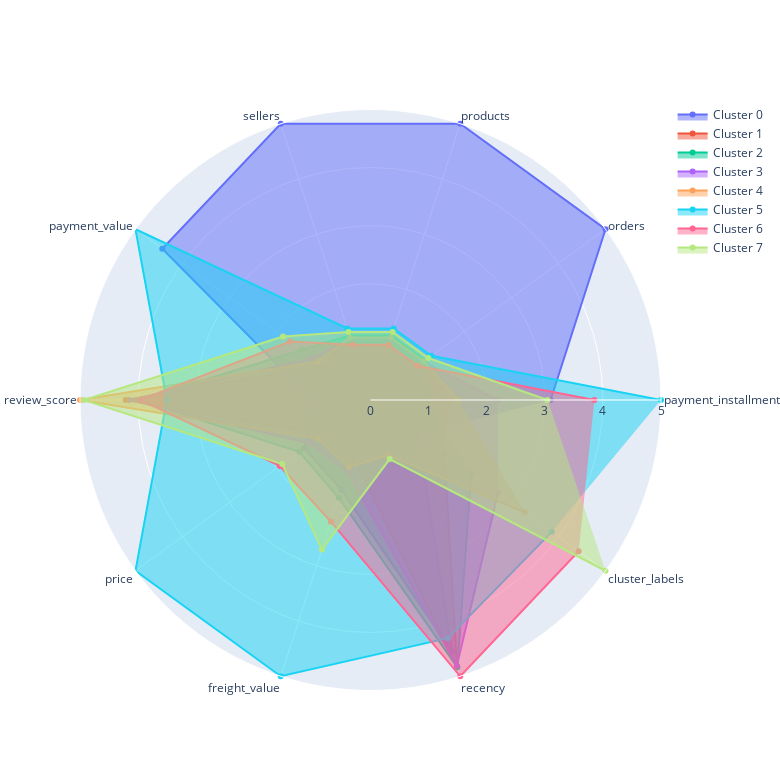

Write notebook code for a chart like this one.
### Code cell
# Créer une figure en radar pour chaque cluster
fig = go.Figure()

for cluster, row in df_mms.iterrows():
    values = row.values.tolist()
    

    

    fig.add_trace(go.Scatterpolar(
        r=values,
        theta=num_cols,
        fill='toself',
        name=f'Cluster {cluster}'
    ))

# Mettre en forme la figurenum_cols,
fig.update_layout(
    polar=dict(
        radialaxis=dict(
            visible=True,
            range=[0, 5]
        ),
    ),
    showlegend=True,
    width=780,
    height=780

)

# Afficher la figure
fig.show()
figsize = (60,60)

### Figure 1 — Plotly figure (JSON) as saved in the notebook; plotly's stock layout.template omitted (floating-point values rounded to 4 significant figures)
{"data": [{"fill": "toself", "name": "Cluster 0", "r": [3.1, 5, 5, 5, 4.43, 1, 1.408, 1.625, 4.558, 1], "theta": ["payment_installments", "orders", "products", "sellers", "payment_value", "review_score", "price", "freight_value", "recency", "cluster_labels"], "type": "scatterpolar"}, {"fill": "toself", "name": "Cluster 1", "r": [1.359, 1.104, 1.104, 1.104, 1, 4.212, 1, 1, 4.822, 1.571], "theta": ["payment_installments", "orders", "products", "sellers", "payment_value", "review_score", "price", "freight_value", "recency", "cluster_labels"], "type": "scatterpolar"}, {"fill": "toself", "name": "Cluster 2", "r": [1, 1.165, 1.165, 1.165, 1.463, 3.997, 1.517, 1.769, 4.838, 2.143], "theta": ["payment_installments", "orders", "products", "sellers", "payment_value", "review_score", "price", "freight_value", "recency", "cluster_labels"], "type": "scatterpolar"}, {"fill": "toself", "name": "Cluster 3", "r": [2.193, 1.115, 1.115, 1.115, 1.227, 4.147, 1.277, 1.294, 4.809, 2.714], "theta": ["payment_installments", "orders", "products", "sellers", "payment_value", "review_score", "price", "freight_value", "recency", "cluster_labels"], "type": "scatterpolar"}, {"fill": "toself", "name": "Cluster 4", "r": [1.51, 1.132, 1.132, 1.132, 1.123, 5, 1.131, 1.211, 1, 3.286], "theta": ["payment_installments", "orders", "products", "sellers", "payment_value", "review_score", "price", "freight_value", "recency", "cluster_labels"], "type": "scatterpolar"}, {"fill": "toself", "name": "Cluster 5", "r": [5, 1.295, 1.295, 1.295, 5.0, 3.506, 5.0, 5, 4.31, 3.857], "theta": ["payment_installments", "orders", "products", "sellers", "payment_value", "review_score", "price", "freight_value", "recency", "cluster_labels"], "type": "scatterpolar"}, {"fill": "toself", "name": "Cluster 6", "r": [3.854, 1, 1, 1, 1.713, 3.959, 1.931, 2.203, 5, 4.429], "theta": ["payment_installments", "orders", "products", "sellers", "payment_value", "review_score", "price", "freight_value", "recency", "cluster_labels"], "type": "scatterpolar"}, {"fill": "toself", "name": "Cluster 7", "r": [3.048, 1.23, 1.23, 1.23, 1.861, 4.931, 1.877, 2.706, 1.068, 5], "theta": ["payment_installments", "orders", "products", "sellers", "payment_value", "review_score", "price", "freight_value", "recency", "cluster_labels"], "type": "scatterpolar"}], "layout": {"height": 780, "polar": {"radialaxis": {"range": [0, 5], "visible": true}}, "showlegend": true, "width": 780}}
